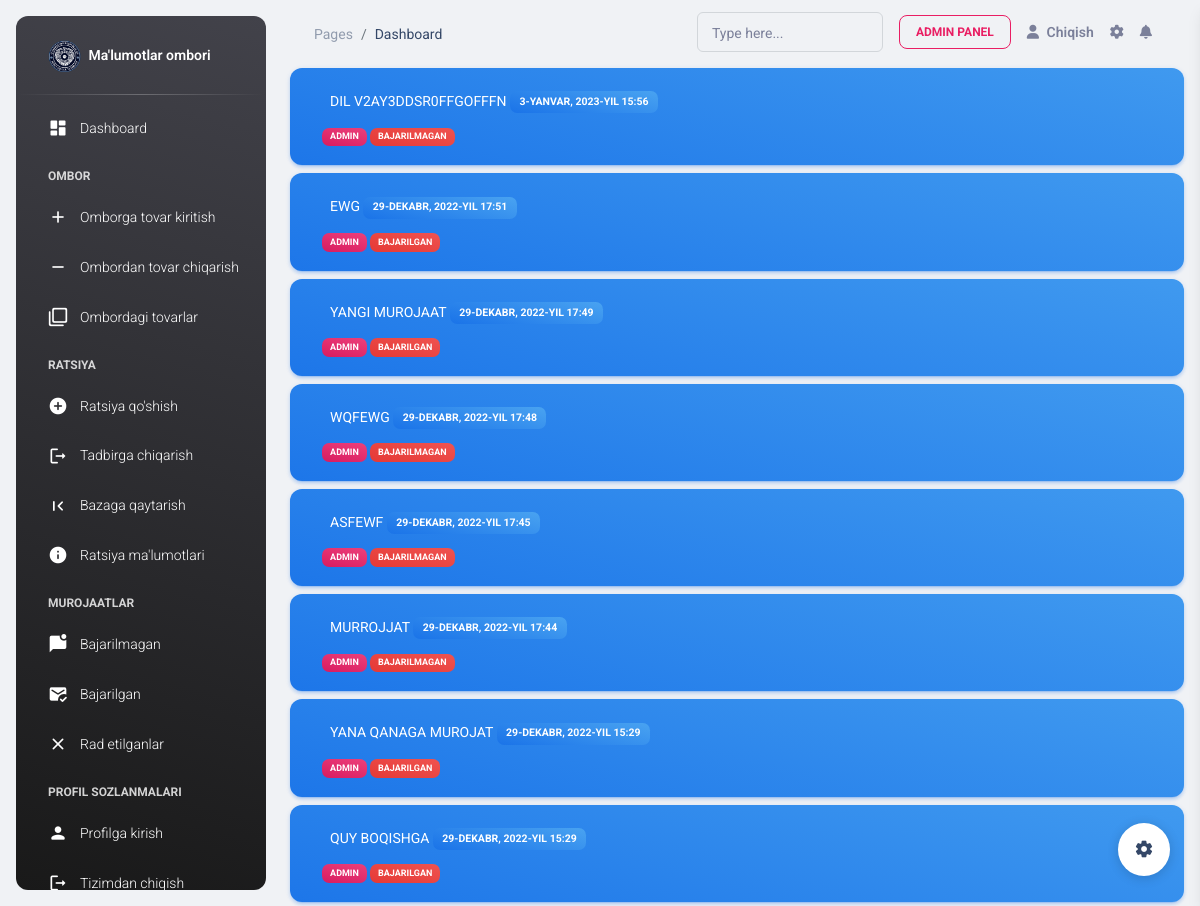
Before: /appeals/my/ (signed in) with the older database file.
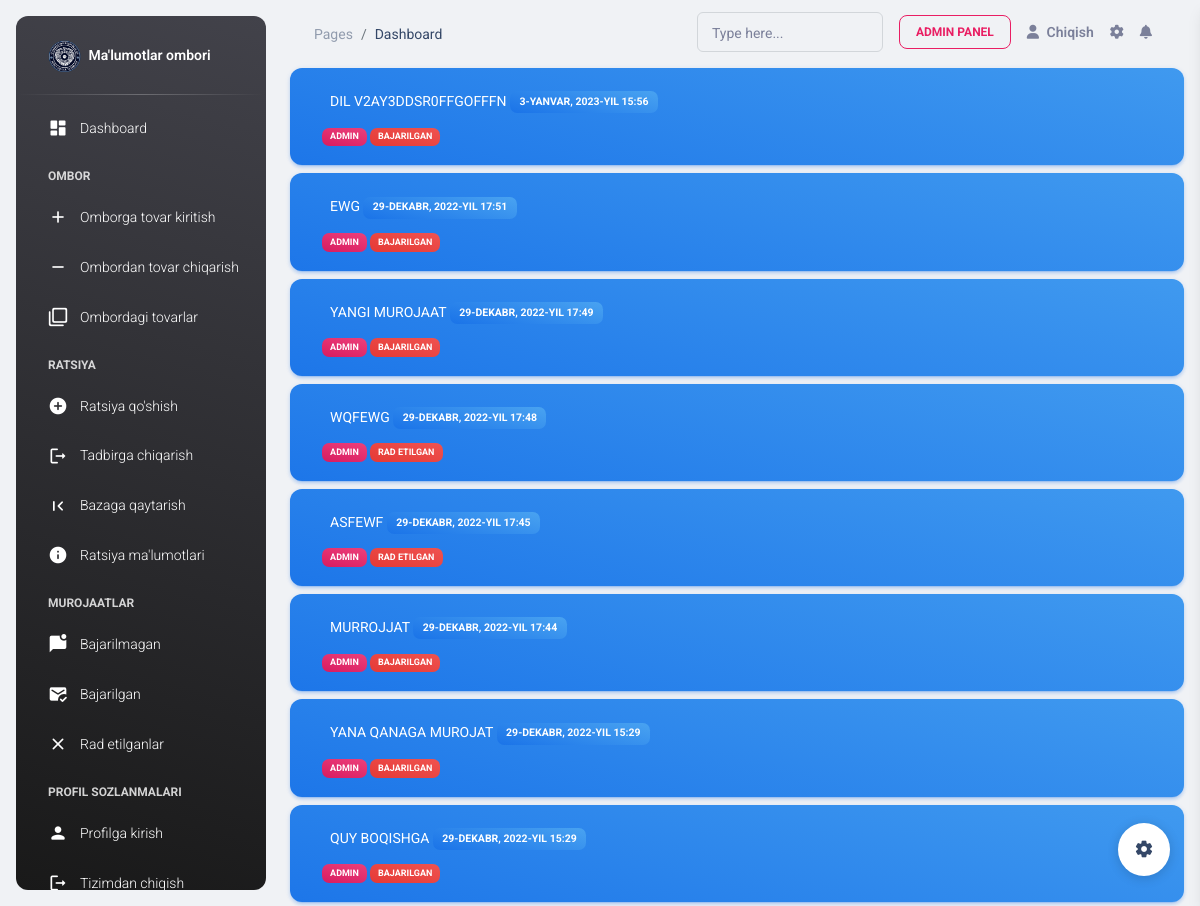
After: the same page with the newer database file.
### appeals/models.py (models this page shows, shortened)
class Appeal(models.Model):
    user = models.ForeignKey(CustomUser, on_delete=models.CASCADE)
    theme = models.CharField(max_length=250)
    text = models.CharField(max_length=1000)
    description = models.CharField(max_length=1000, null=True, blank=True)
    open_date = models.DateTimeField(auto_now_add=True)
    close_date = models.DateTimeField(null=True, blank=True)
    status = models.BooleanField(default=False, null=True)

### accounts/models.py (models this page shows)
class CustomUser(AbstractUser):
    phone_number = models.CharField(max_length=60)

### appeals/views.py (the view)
# urls.py: path('my/', AppealsMy.as_view(), name='appeals_list'),
class AppealsMy(LoginRequiredMixin, ListView):
    model = Appeal
    template_name = 'appeals/list.html'
    def get_context_data(self, *, object_list=None, **kwargs):
        data = super().get_context_data(**kwargs)
        data['appeals'] = Appeal.objects.filter(user=self.request.user)
        return data

### templates/appeals/list.html (shortened to what this page needs)
{% extends 'base.html' %}
{% block content %}
    {% load static %}
    <body class="g-sidenav-show  bg-gray-200">
    {% include "aside.html" %}
    <main class="main-content position-relative max-height-vh-100 h-100 border-radius-lg ">
        {% include 'navbar.html' %}
        <div class="container">
            <div class="d-flex justify-content-between flex-column-reverse  flex-column mb-3">
                {% for appeal in appeals %}
                    <a href="{% url 'appeals_detail' pk=appeal.pk %}">
                        <div class="btn card  m-1 bg-gradient-info text-lg-start">
                            <div class="card-body p-2">
                                <p class="text-uppercase text-white  p-lg-1 form-label text-xxl-start">{{ appeal.theme }}
                                    <span
                                            class="badge bg-gradient-info">  {{ appeal.open_date }}</span>
                                </p>      <span class=" badge bg-gradient-primary">{{ appeal.user }} </span>
                                {% url 'appeals_list' as appeals_list %}
                                {% if  request.get_full_path == appeals_list %}
                                    <span class=" badge bg-gradient-danger">
                                    {% if appeal.status and appeal.status %}Bajarilgan{% endif %}
                                        {% if appeal.status == False %}Bajarilmagan {% endif %}
                                        {% if appeal.status == None %} Rad etilgan{% endif %}
                                 </span>
                                {% endif %}
                            </div>
                        </div>
                    </a>
                {% endfor %}
            </div>
        </div>
    </main>
    {% include 'settings.html' %}
    </body>
{% endblock content %}

Changed rows visible on the page:
changed Appeal "MURROJJAT": status "BAJARILMAGAN" → "BAJARILGAN"
changed Appeal "ASFEWF": status "BAJARILMAGAN" → "RAD ETILGAN"
changed Appeal "WQFEWG": status "BAJARILMAGAN" → "RAD ETILGAN"
changed Appeal "DIL V2AY3DDSR0FFGOFFFN": status "BAJARILMAGAN" → "BAJARILGAN"
